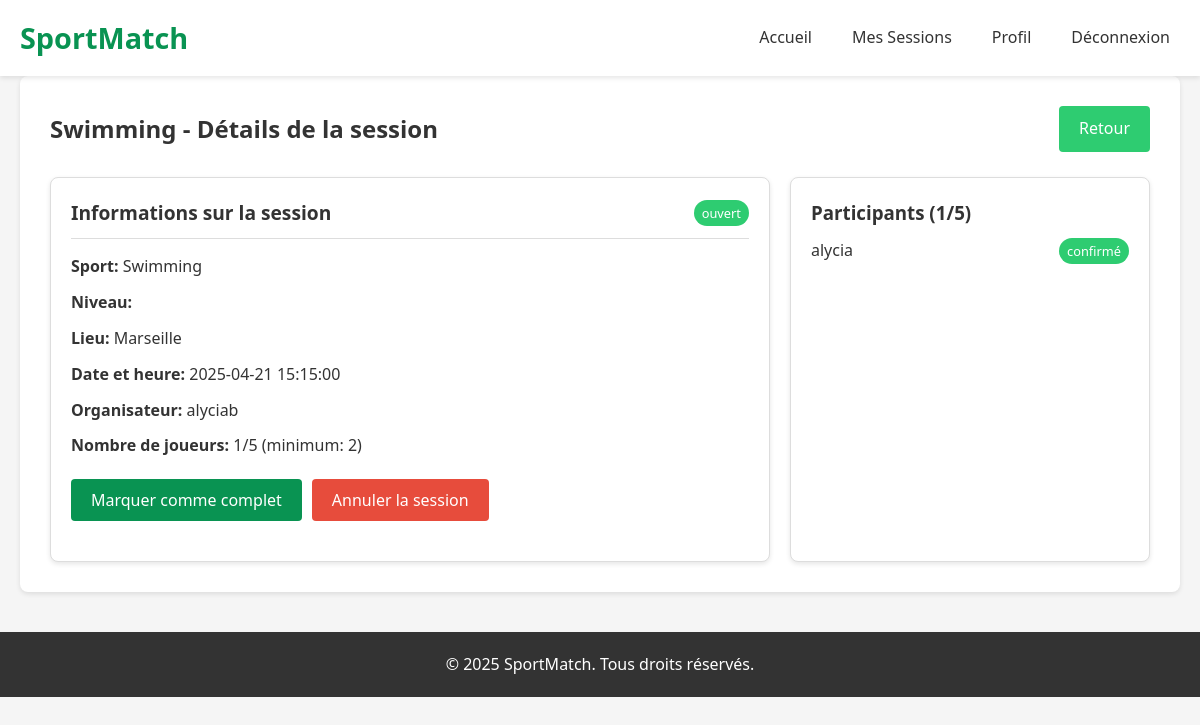
Before: /sessions/2 (signed in) with the older database file.
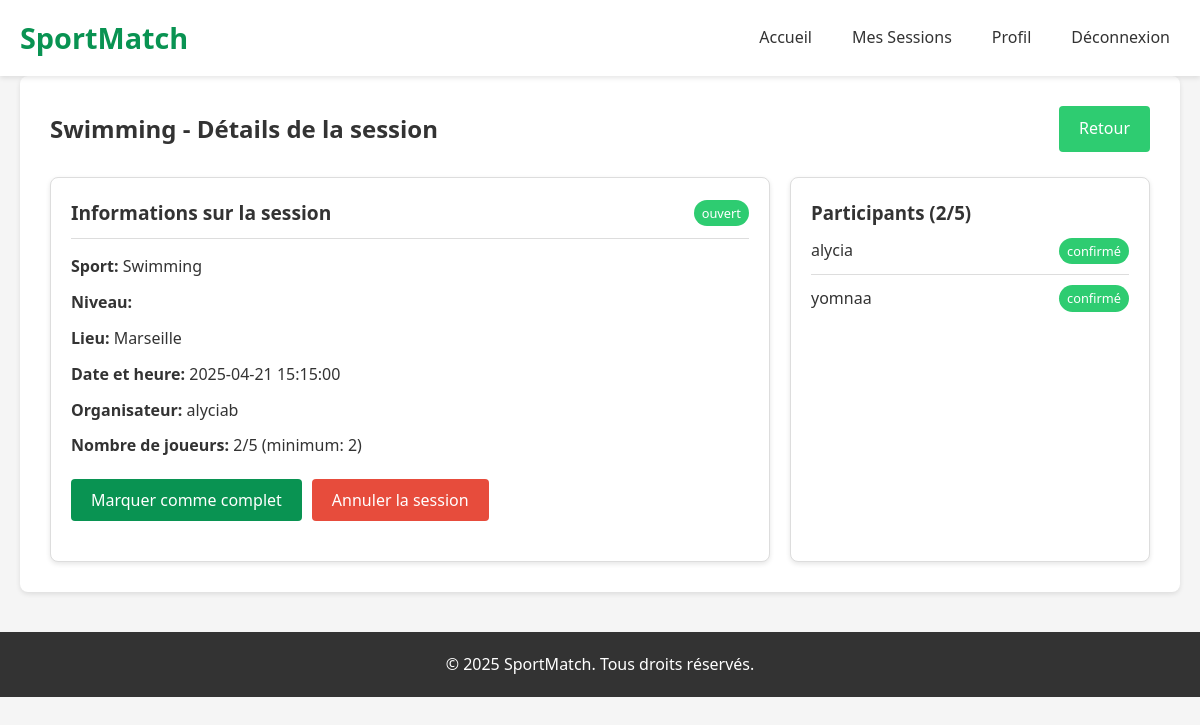
After: the same page with the newer database file.
### tables this page shows
CREATE TABLE sports (
        id INTEGER PRIMARY KEY AUTOINCREMENT,
        name TEXT NOT NULL UNIQUE
    );

CREATE TABLE users (
        id INTEGER PRIMARY KEY AUTOINCREMENT,
        username TEXT NOT NULL UNIQUE,
        password_hash TEXT NOT NULL,
        email TEXT NOT NULL UNIQUE,
        created_at TIMESTAMP NOT NULL
    );

CREATE TABLE participants (
        id INTEGER PRIMARY KEY AUTOINCREMENT,
        session_id INTEGER NOT NULL,
        user_id INTEGER NOT NULL,
        status TEXT NOT NULL,
        FOREIGN KEY (session_id) REFERENCES sessions (id),
        FOREIGN KEY (user_id) REFERENCES users (id),
        UNIQUE (session_id, user_id)
    );

### app.py (the view)
@app.route('/sessions/<int:session_id>', methods=['GET'])
@login_required
def session_details(session_id):
    sport_session = model.get_session(session_id)
    if not sport_session:
        flash('Session introuvable.')
        return redirect(url_for('home'))
    participants = model.get_session_participants(session_id)
    is_participant = False
    for p in participants:
        if p['user_id'] == session['user_id']:
            is_participant = True
            break
    is_creator = sport_session['creator_id'] == session['user_id']
    return render_template('session_details.html',
                          session=sport_session,
                          participants=participants,
                          is_participant=is_participant,
                          is_creator=is_creator)

### app.py (called while the page is built)
def login_required(f):
    @wraps(f)
    def decorated_function(*args, **kwargs):
        if 'user_id' not in session:
            return redirect(url_for('login', next=request.url))
        return f(*args, **kwargs)
    return decorated_function

### data_model.py (called while the page is built)
def get_db_connection():
    conn = sqlite3.connect('sportmatch.db')
    conn.row_factory = sqlite3.Row
    return conn

def get_session(session_id):
    conn = get_db_connection()
    query = '''
    SELECT s.*, sp.name as sport_name, sl.level as skill_level,
           u.username as creator_name
    FROM sessions s
    JOIN sports sp ON s.sport_id = sp.id
    JOIN skill_levels sl ON s.skill_level_id = sl.id
    JOIN users u ON s.creator_id = u.id
    WHERE s.id = ?
    '''
    session = conn.execute(query, (session_id,)).fetchone()
    conn.close()
    return session

def get_session_participants(session_id):
    conn = get_db_connection()
    query = '''
    SELECT p.*, u.username
    FROM participants p
    JOIN users u ON p.user_id = u.id
    WHERE p.session_id = ?
    '''
    participants = conn.execute(query, (session_id,)).fetchall()
    conn.close()
    return participants

### templates/session_details.html (shortened to what this page needs)
<!DOCTYPE html>
<html lang="fr">
<head>
    <link rel="stylesheet" href="{{ url_for('static', filename='css/style.css') }}">
</head>
<body>
    <header>
        <div class="container">
            <h1>SportMatch</h1>
            <nav>
                <ul>
                    <li><a href="{{ url_for('home') }}">Accueil</a></li>
                    <li><a href="{{ url_for('my_sessions') }}">Mes Sessions</a></li>
                    <li><a href="{{ url_for('profile') }}">Profil</a></li>
                    <li><a href="{{ url_for('logout') }}">Déconnexion</a></li>
                </ul>
            </nav>
        </div>
    </header>
    <main class="container">
        <section class="session-details-section">
            <div class="section-header">
                <h2>{{ session.sport_name }} - Détails de la session</h2>
                <a href="{{ url_for('home') }}" class="button secondary">Retour</a>
            </div>
            <div class="session-info">
                <div class="info-card">
                    <div class="card-header">
                        <h3>Informations sur la session</h3>
                        <span class="status-badge {{ session.status }}">{{ session.status }}</span>
                    </div>
                    <div class="card-body">
                        <p><strong>Sport:</strong> {{ session.sport_name }}</p>
                        <p><strong>Niveau:</strong> <span class="level-badge {{ session.skill_level.lower() }}">{{ session.skill_level }}</span></p>
                        <p><strong>Lieu:</strong> {{ session.location }}</p>
                        <p><strong>Date et heure:</strong> {{ session.datetime }}</p>
                        <p><strong>Organisateur:</strong> {{ session.creator_name }}</p>
                        <p><strong>Nombre de joueurs:</strong> {{ participants|length }}/{{ session.max_players }} (minimum: {{ session.min_players }})</p>
                        {% if is_creator %}
                            <div class="creator-actions">
                                {% if session.status == 'ouvert' %}
                                    <form action="{{ url_for('update_session_status', session_id=session.id) }}" method="post" style="display: inline;">
                                        <button type="submit" class="button">Marquer comme complet</button>
                                    </form>
                                {% elif session.status == 'complet' %}
                                    <form action="{{ url_for('update_session_status', session_id=session.id) }}" method="post" style="display: inline;">
                                        <input type="hidden" name="status" value="ouvert">
                                        <button type="submit" class="button">Réouvrir la session</button>
                                    </form>
                                {% endif %}
                                <form action="{{ url_for('update_session_status', session_id=session.id) }}" method="post" style="display: inline;">
                                    <button type="submit" class="button danger">Annuler la session</button>
                                </form>
                            </div>
                        {% endif %}
                    </div>
                </div>
                <div class="participants-card">
                    <h3>Participants ({{ participants|length }}/{{ session.max_players }})</h3>
                    {% if participants %}
                        <ul class="participants-list">
                            {% for participant in participants %}
                                <li>
                                    <div class="participant-info">
                                        <span class="participant-name">{{ participant.username }}</span>
                                        <span class="participant-status {{ participant.status }}">{{ participant.status }}</span>
                                    </div>
                                </li>
                            {% endfor %}
                        </ul>
                    {% else %}
                        <p>Aucun participant pour le moment.</p>
                    {% endif %}
                </div>
            </div>
        </section>
    </main>
    <footer>
        <div class="container">
            <p>&copy; 2025 SportMatch. Tous droits réservés.</p>
        </div>
    </footer>
</body>
</html>

### static/css/style.css (style rules this page uses)
:root { --primary-color: #099352; --primary-dark: #24673f; --secondary-color: #2ecc71; --secondary-dark: #27ae60; --danger-color: #e74c3c; --danger-dark: #c0392b; --light-gray: #f5f5f5; --gray: #ddd; --dark-gray: #777; --black: #333; --white: #fff; --shadow: 0 2px 5px rgba(0, 0, 0, 0.1); --transition: all 0.3s ease; --level-debutant: #3498db; --level-intermediaire: #2ecc71; --level-avance: #f39c12; --level-expert: #e74c3c; --status-ouvert: #2ecc71; --status-complet: #f39c12; --status-annule: #e74c3c; --status-termine: #7f8c8d; --participant-confirme: #2ecc71; --participant-en-attente: #f39c12; }
* { margin: 0; padding: 0; box-sizing: border-box; font-family: 'Segoe UI', Tahoma, Geneva, Verdana, sans-serif; }
body { background-color: var(--light-gray); color: var(--black); line-height: 1.6; }
.container { width: 100%; max-width: 1200px; margin: 0 auto; padding: 0 20px; }
header { background-color: var(--white); box-shadow: var(--shadow); padding: 15px 0; position: sticky; top: 0; z-index: 100; }
header .container { display: flex; justify-content: space-between; align-items: center; }
header h1 { color: var(--primary-color); font-size: 1.8rem; font-weight: 700; }
nav ul { display: flex; list-style: none; }
nav ul li { margin-left: 20px; }
nav ul li a { color: var(--black); text-decoration: none; font-weight: 500; padding: 5px 10px; border-radius: 4px; transition: var(--transition); }
.button { display: inline-block; padding: 10px 20px; border: none; border-radius: 4px; background-color: var(--primary-color); color: var(--white); font-weight: 500; font-size: 1rem; cursor: pointer; text-decoration: none; transition: var(--transition); text-align: center; }
.button.secondary { background-color: var(--secondary-color); }
.button.danger { background-color: var(--danger-color); }
main { padding: 40px 0; }
section { margin-bottom: 40px; background-color: var(--white); border-radius: 8px; box-shadow: var(--shadow); padding: 30px; }
.section-header { display: flex; justify-content: space-between; align-items: center; margin-bottom: 25px; }
.section-header h2 { font-size: 1.5rem; font-weight: 600; color: var(--black); }
.level-badge { display: inline-block; padding: 3px 8px; border-radius: 50px; font-size: 0.8rem; font-weight: 500; color: var(--white); }
.status-badge { display: inline-block; padding: 3px 8px; border-radius: 50px; font-size: 0.8rem; font-weight: 500; color: var(--white); }
.status-badge.ouvert { background-color: var(--status-ouvert); }
.participant-status { display: inline-block; padding: 3px 8px; border-radius: 50px; font-size: 0.8rem; font-weight: 500; color: var(--white); }
.participant-status.confirmé { background-color: var(--participant-confirme); }
.session-info { display: grid; grid-template-columns: 2fr 1fr; gap: 20px; }
.info-card, .participants-card { background-color: var(--white); border-radius: 8px; box-shadow: var(--shadow); padding: 20px; border: 1px solid var(--gray); }
.card-header { display: flex; justify-content: space-between; align-items: center; margin-bottom: 15px; padding-bottom: 10px; border-bottom: 1px solid var(--gray); }
.card-header h3 { font-size: 1.2rem; font-weight: 600; }
.card-body { margin-bottom: 20px; }
.card-body p { margin-bottom: 10px; }
.creator-actions, .participant-actions { margin-top: 20px; display: flex; gap: 10px; }
.participants-list { list-style: none; }
.participants-list li { padding: 10px 0; border-bottom: 1px solid var(--gray); }
.participants-list li:last-child { border-bottom: none; }
.participant-info { display: flex; justify-content: space-between; align-items: center; }
.participant-name { font-weight: 500; }
footer { background-color: var(--black); color: var(--white); padding: 20px 0; text-align: center; margin-top: 40px; }

Changed rows visible on the page:
added participants: username "yomnaa", status "confirmé"
Other visible differences:
{{ participants|length }}: "1" → "2"
